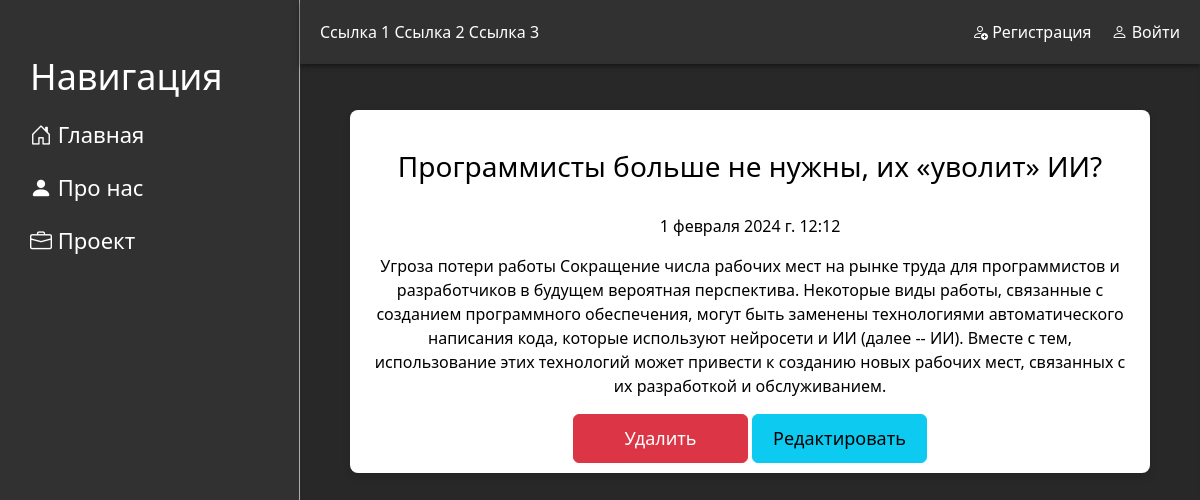
Screenshot of /news/1 with the database file from the repository.
### news/models.py (models this page shows, shortened)
class Articles(models.Model):
    title = models.CharField('Название', max_length=50)
    anons = models.CharField('Анонс', max_length=250)
    full_text = models.TextField('Статья')
    date = models.DateTimeField('Дата публикации')
    class Meta:
        verbose_name = 'Новость'
        verbose_name_plural = 'Новости'

### news/views.py (the view)
# urls.py: path('<int:pk>', views.NewsDetailView.as_view(), name="news-detail"),
class NewsDetailView(DetailView):
    model = Articles
    template_name = 'news/detail_view.html'
    context_object_name = 'article'

### news/templates/news/detail_view.html (shortened to what this page needs)
{% extends 'main/layout.html' %}
{% block content  %}
    <div class="features">
        <h1>{{ article.title }}</h1>
        <p>{{ article.date }}</p>
        <p>{{ article.full_text }}</p>
        <div class="btn-del-info">
            <a href="{% url 'news-delete' article.id %}" class="btn btn-danger"> Удалить </a>
            <a href="{% url 'news-update' article.id %}" class="btn btn-info"> Редактировать </a>
        </div>
    </div>
{% endblock %}

### main/static/main/css/main.css (style rules this page uses)
body { background: #2c2c2c; display: flex; height: 100vh; margin: 0; overflow: hidden; position: relative; }
body:before { content: ""; position: absolute; top: 0; left: 0; width: 100%; height: 100%; background-image: url("/static/main/img/mount2.jpg"); background-size: cover; background-position: center; z-index: -1; }
main .features { background: #fff; border-radius: 8px; box-shadow: 0 4px 8px rgba(0, 0, 0, 0.1); padding: 40px 20px 10px; max-width: 800px; width: 100%; text-align: center; color: #000; margin: auto; position: absolute; margin: auto; }
.features h1 { margin-bottom: 30px; font-size: 28px; }
.features .btn { width: 60%; padding: 10px; font-size: 18px; }
.features .btn-del-info .btn { width: 23%; padding: 10px; font-size: 18px; }

### rows the page displays
Articles: title "Программисты больше не нужны, их «уволит» ИИ?", date "1 февраля 2024 г. 12:12", full_text "Угроза потери работы Сокращение числа рабочих мест на рынке труда для программистов и разработчиков в будущем вероятная перспектива. Некоторые виды работы, связанные с созданием программного обеспечения, могут быть заменены технологиями автоматического написания кода, которые используют нейросети и ИИ (далее -- ИИ). Вместе с тем, использование этих технологий может привести к созданию новых рабочих мест, связанных с их разработкой и обслуживанием."
